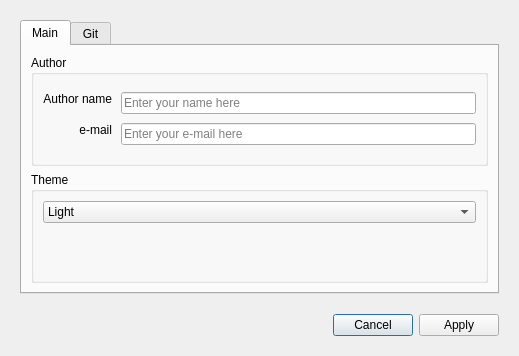
<?xml version="1.0" encoding="UTF-8"?>
<ui version="4.0">
 <class>MSPreferences</class>
 <widget class="QDialog" name="MSPreferences">
  <property name="geometry">
   <rect>
    <x>0</x>
    <y>0</y>
    <width>519</width>
    <height>356</height>
   </rect>
  </property>
  <property name="windowTitle">
   <string>Preferences</string>
  </property>
  <property name="modal">
   <bool>true</bool>
  </property>
  <layout class="QVBoxLayout" name="verticalLayout">
   <property name="spacing">
    <number>20</number>
   </property>
   <property name="leftMargin">
    <number>20</number>
   </property>
   <property name="topMargin">
    <number>20</number>
   </property>
   <property name="rightMargin">
    <number>20</number>
   </property>
   <property name="bottomMargin">
    <number>20</number>
   </property>
   <item>
    <widget class="QTabWidget" name="tabWidget">
     <property name="tabShape">
      <enum>QTabWidget::Rounded</enum>
     </property>
     <property name="currentIndex">
      <number>0</number>
     </property>
     <property name="documentMode">
      <bool>false</bool>
     </property>
     <widget class="QWidget" name="main">
      <attribute name="title">
       <string>Main</string>
      </attribute>
      <attribute name="toolTip">
       <string>Main settings</string>
      </attribute>
      <layout class="QVBoxLayout" name="verticalLayout_4">
       <item>
        <widget class="QGroupBox" name="groupBox_2">
         <property name="title">
          <string>Author</string>
         </property>
         <layout class="QVBoxLayout" name="verticalLayout_6">
          <item>
           <layout class="QGridLayout" name="gridLayout_2" rowstretch="0,1,0" rowminimumheight="0,1,0">
            <property name="sizeConstraint">
             <enum>QLayout::SetDefaultConstraint</enum>
            </property>
            <property name="leftMargin">
             <number>0</number>
            </property>
            <property name="topMargin">
             <number>0</number>
            </property>
            <property name="rightMargin">
             <number>0</number>
            </property>
            <property name="bottomMargin">
             <number>0</number>
            </property>
            <property name="spacing">
             <number>9</number>
            </property>
            <item row="1" column="0">
             <widget class="QLabel" name="nameLabel">
              <property name="text">
               <string>Author name</string>
              </property>
              <property name="alignment">
               <set>Qt::AlignRight|Qt::AlignTop|Qt::AlignTrailing</set>
              </property>
              <property name="margin">
               <number>5</number>
              </property>
             </widget>
            </item>
            <item row="2" column="0">
             <widget class="QLabel" name="emailLabel">
              <property name="text">
               <string>e-mail</string>
              </property>
              <property name="alignment">
               <set>Qt::AlignRight|Qt::AlignTop|Qt::AlignTrailing</set>
              </property>
              <property name="margin">
               <number>5</number>
              </property>
             </widget>
            </item>
            <item row="1" column="1">
             <widget class="QLineEdit" name="nameEdit">
              <property name="placeholderText">
               <string>Enter your name here</string>
              </property>
             </widget>
            </item>
            <item row="2" column="1">
             <widget class="QLineEdit" name="emailEdit">
              <property name="inputMethodHints">
               <set>Qt::ImhEmailCharactersOnly</set>
              </property>
              <property name="placeholderText">
               <string>Enter your e-mail here</string>
              </property>
             </widget>
            </item>
           </layout>
          </item>
         </layout>
        </widget>
       </item>
       <item>
        <widget class="QGroupBox" name="groupBox_3">
         <property name="title">
          <string>Theme</string>
         </property>
         <layout class="QVBoxLayout" name="verticalLayout_5">
          <item>
           <widget class="QComboBox" name="theme">
            <item>
             <property name="text">
              <string>Light</string>
             </property>
            </item>
            <item>
             <property name="text">
              <string>Dark</string>
             </property>
            </item>
           </widget>
          </item>
          <item>
           <spacer name="verticalSpacer_2">
            <property name="orientation">
             <enum>Qt::Vertical</enum>
            </property>
            <property name="sizeHint" stdset="0">
             <size>
              <width>20</width>
              <height>40</height>
             </size>
            </property>
           </spacer>
          </item>
         </layout>
        </widget>
       </item>
      </layout>
     </widget>
     <widget class="QWidget" name="git">
      <attribute name="title">
       <string>Git</string>
      </attribute>
      <attribute name="toolTip">
       <string>Version control settings</string>
      </attribute>
      <layout class="QVBoxLayout" name="verticalLayout_2">
       <item>
        <widget class="QGroupBox" name="groupBox">
         <property name="title">
          <string>User</string>
         </property>
         <layout class="QVBoxLayout" name="verticalLayout_3">
          <item>
           <layout class="QGridLayout" name="gridLayout">
            <property name="spacing">
             <number>9</number>
            </property>
            <item row="5" column="0">
             <widget class="QLabel" name="label_3">
              <property name="text">
               <string>Login</string>
              </property>
              <property name="alignment">
               <set>Qt::AlignRight|Qt::AlignTrailing|Qt::AlignVCenter</set>
              </property>
             </widget>
            </item>
            <item row="4" column="0">
             <widget class="QLabel" name="label_2">
              <property name="text">
               <string>e-mail</string>
              </property>
              <property name="alignment">
               <set>Qt::AlignRight|Qt::AlignTrailing|Qt::AlignVCenter</set>
              </property>
             </widget>
            </item>
            <item row="2" column="0">
             <widget class="QLabel" name="label">
              <property name="text">
               <string>Name</string>
              </property>
              <property name="alignment">
               <set>Qt::AlignRight|Qt::AlignTrailing|Qt::AlignVCenter</set>
              </property>
             </widget>
            </item>
            <item row="6" column="0">
             <widget class="QLabel" name="label_4">
              <property name="text">
               <string>Password</string>
              </property>
              <property name="alignment">
               <set>Qt::AlignRight|Qt::AlignTrailing|Qt::AlignVCenter</set>
              </property>
             </widget>
            </item>
            <item row="2" column="1">
             <widget class="QLineEdit" name="gitName">
              <property name="placeholderText">
               <string>Add your name for git commits</string>
              </property>
             </widget>
            </item>
            <item row="4" column="1">
             <widget class="QLineEdit" name="gitEmail">
              <property name="inputMethodHints">
               <set>Qt::ImhEmailCharactersOnly</set>
              </property>
              <property name="placeholderText">
               <string>Add your email for git commits</string>
              </property>
             </widget>
            </item>
            <item row="5" column="1">
             <widget class="QLineEdit" name="gitLogin">
              <property name="inputMethodHints">
               <set>Qt::ImhPreferLatin</set>
              </property>
              <property name="placeholderText">
               <string>Add yor login for git push</string>
              </property>
             </widget>
            </item>
            <item row="6" column="1">
             <widget class="QLineEdit" name="gitPassword">
              <property name="echoMode">
               <enum>QLineEdit::Password</enum>
              </property>
              <property name="placeholderText">
               <string>Add your password for git push</string>
              </property>
             </widget>
            </item>
           </layout>
          </item>
          <item>
           <widget class="QLabel" name="label_5">
            <property name="text">
             <string>&lt;html&gt;&lt;head/&gt;&lt;body&gt;&lt;p&gt;&lt;img src=&quot;:/icons/warning-icon.svg&quot; height=&quot;14&quot;/&gt; &lt;b&gt;Attention!&lt;/b&gt; The password is storing as plain text in application settings. You can skip inputting login and password and execute &lt;i&gt;git push&lt;/i&gt; manually later.&lt;/p&gt;&lt;/body&gt;&lt;/html&gt;</string>
            </property>
            <property name="wordWrap">
             <bool>true</bool>
            </property>
           </widget>
          </item>
          <item>
           <spacer name="verticalSpacer">
            <property name="orientation">
             <enum>Qt::Vertical</enum>
            </property>
            <property name="sizeHint" stdset="0">
             <size>
              <width>20</width>
              <height>6</height>
             </size>
            </property>
           </spacer>
          </item>
         </layout>
        </widget>
       </item>
      </layout>
     </widget>
    </widget>
   </item>
   <item>
    <widget class="QDialogButtonBox" name="buttonBox">
     <property name="orientation">
      <enum>Qt::Horizontal</enum>
     </property>
     <property name="standardButtons">
      <set>QDialogButtonBox::Apply|QDialogButtonBox::Cancel</set>
     </property>
     <property name="centerButtons">
      <bool>false</bool>
     </property>
    </widget>
   </item>
  </layout>
 </widget>
 <resources/>
 <connections>
  <connection>
   <sender>buttonBox</sender>
   <signal>accepted()</signal>
   <receiver>MSPreferences</receiver>
   <slot>accept()</slot>
   <hints>
    <hint type="sourcelabel">
     <x>248</x>
     <y>254</y>
    </hint>
    <hint type="destinationlabel">
     <x>157</x>
     <y>274</y>
    </hint>
   </hints>
  </connection>
  <connection>
   <sender>buttonBox</sender>
   <signal>rejected()</signal>
   <receiver>MSPreferences</receiver>
   <slot>reject()</slot>
   <hints>
    <hint type="sourcelabel">
     <x>316</x>
     <y>260</y>
    </hint>
    <hint type="destinationlabel">
     <x>286</x>
     <y>274</y>
    </hint>
   </hints>
  </connection>
 </connections>
</ui>
